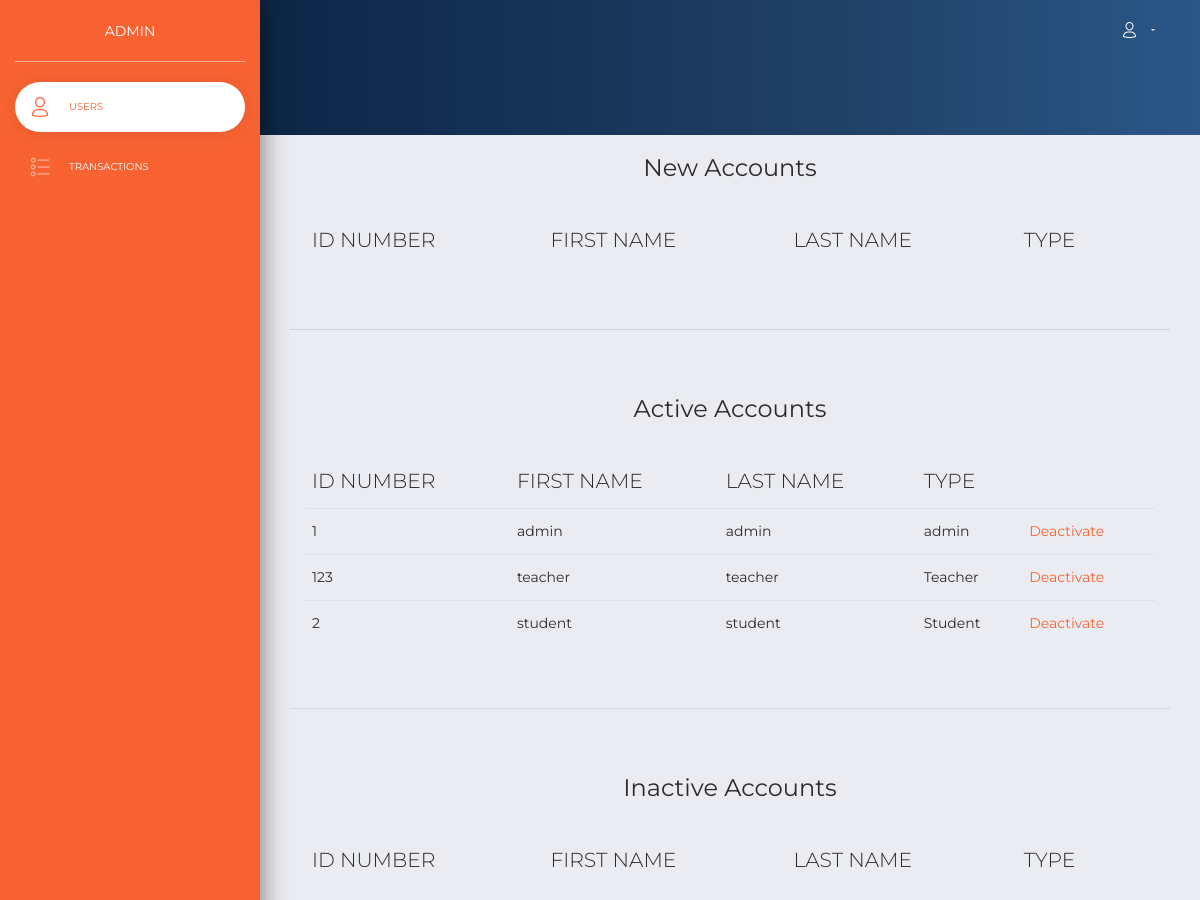
/admin/index.php (signed in), run on the app's committed database.
### tables this page shows
CREATE TABLE IF NOT EXISTS `users` (
  `userID` int(45) NOT NULL AUTO_INCREMENT,
  `firstname` varchar(50) NOT NULL,
  `lastname` varchar(50) NOT NULL,
  `idnumber` int(11) NOT NULL,
  `password` varchar(50) NOT NULL,
  `type` varchar(50) NOT NULL,
  `course` varchar(50) DEFAULT NULL,
  `year` int(1) DEFAULT NULL,
  `status` varchar(50) NOT NULL,
  `department` varchar(50) DEFAULT NULL,
  PRIMARY KEY (`userID`)
);

### admin/index.php (the view, shortened to what this page needs)
<!DOCTYPE html>
<html lang="en">
<head>
    <link href="https://use.fontawesome.com/releases/v5.0.6/css/all.css" rel="stylesheet">
    <link href="assets/css/bootstrap.min.css" rel="stylesheet"/>
    <link href="assets/css/now-ui-dashboard.css?v=1.1.0" rel="stylesheet"/>
    <link href="assets/demo/demo.css" rel="stylesheet"/>
</head>
<body class="">
<div class="wrapper ">
    <div class="sidebar" data-color="orange">
        <div class="logo">
            <a  class="simple-text logo-normal text-center">
                <?php
                    echo strtoupper($_SESSION['username']);
                ?>
            </a>
        </div>
        <div class="sidebar-wrapper">
            <ul class="nav">
                <li class="active">
                    <a href="index.php">
                        <i class="now-ui-icons users_single-02"></i>
                        <p>Users</p>
                    </a>
                </li>
                <li>
                    <a href="transactions.php">
                        <i class="now-ui-icons design_bullet-list-67"></i>
                        <p>Transactions</p>
                    </a>
                </li>
            </ul>
        </div>
    </div>
    <div class="main-panel">
        <nav class="navbar navbar-expand-lg navbar-transparent  navbar-absolute bg-primary fixed-top">
            <div class="container-fluid">
                <div class="collapse navbar-collapse justify-content-end" id="navigation">
                    <ul class="navbar-nav">
                        <li class="nav-item dropdown">
                            <a class="nav-link dropdown-toggle" href="http://example.com" id="navbarDropdownMenuLink"
                               data-toggle="dropdown" aria-haspopup="true" aria-expanded="false">
                                <i class="now-ui-icons users_single-02"></i>
                            </a>
                        </li>
                    </ul>
                </div>
            </div>
        </nav>
        <div class="panel-header panel-header-sm">
        </div>
        <div class="content">
            <div class="row">
                <div class="col-md-12">
                    <div class="card card-plain">
                        <div class="card-header">
                            <br>
                            <h4 class="card-title text-center"> New Accounts</h4>
                        </div>
                        <div class="card-body">
                            <div>
                                <table class="table">
                                    <thead class="">
                                    <th>
                                        ID NUMBER
                                    </th>
                                    <th>
                                        FIRST NAME
                                    </th>
                                    <th>
                                        LAST NAME
                                    </th>
                                    <th>
                                        TYPE
                                    </th>
                                    <th>
                                    </th>
                                    </thead>
                                </table>
                            </div>
                        </div>
                    </div>
                </div>
            </div>
            <hr>
            <div class="row">
                <div class="col-md-12">
                    <div class="card card-plain">
                        <div class="card-header">
                            <br>
                            <h4 class="card-title text-center"> Active Accounts</h4>
                        </div>
                        <div class="card-body">
                            <div>
                                <table class="table">
                                    <thead class="">
                                    <th>
                                        ID NUMBER
                                    </th>
                                    <th>
                                        FIRST NAME
                                    </th>
                                    <th>
                                        LAST NAME
                                    </th>
                                    <th>
                                        TYPE
                                    </th>
                                    <th>
                                    </th>
                                    </thead>
                                    <tbody>
                                    <?php
                                    require 'db.php';
                                    $sql = "SELECT * FROM users WHERE status = 'active'";
                                    $res = $conn->query($sql);
                                    while ($row = $res->fetch_assoc()){
                                        echo "<tr>";
                                        echo "<td>" . $row['idnumber'] . "</td>";
                                        echo "<td>" . $row['firstname'] . "</td>";
                                        echo "<td>" . $row['lastname'] . "</td>";
                                        echo "<td>" . $row['type'] . "</td>";
                                        echo "<td>" . "<a href=" . 'deactivate.php?num=' . $row['userID'] . "  " . " >Deactivate</a>" . "</td>";
                                        echo "</tr>";
                                    }
                                    ?>
                                    </tbody>
                                </table>
                            </div>
                        </div>
                    </div>
                </div>
            </div>
            <hr>
            <div class="row">
                <div class="col-md-12">
                    <div class="card card-plain">
                        <div class="card-header">
                            <br>
                            <h4 class="card-title text-center"> Inactive Accounts</h4>
                        </div>
                        <div class="card-body">
                            <div>
                                <table class="table">
                                    <thead class="">
                                    <th>
                                        ID NUMBER
                                    </th>
                                    <th>
                                        FIRST NAME
                                    </th>
                                    <th>
                                        LAST NAME
                                    </th>
                                    <th>
                                        TYPE
                                    </th>
                                    <th>
                                    </th>
                                    </thead>
                                </table>
                            </div>
                        </div>
                    </div>
                </div>
            </div>
        </div>
    </div>
</div>
</body>
</html>

### data on the page
users: idnumber "1", firstname "admin", lastname "admin", type "admin"
users: idnumber "123", firstname "teacher", lastname "teacher", type "Teacher"
users: idnumber "2", firstname "student", lastname "student", type "Student"

### other printed values
$_SESSION['username'] "ADMIN"
